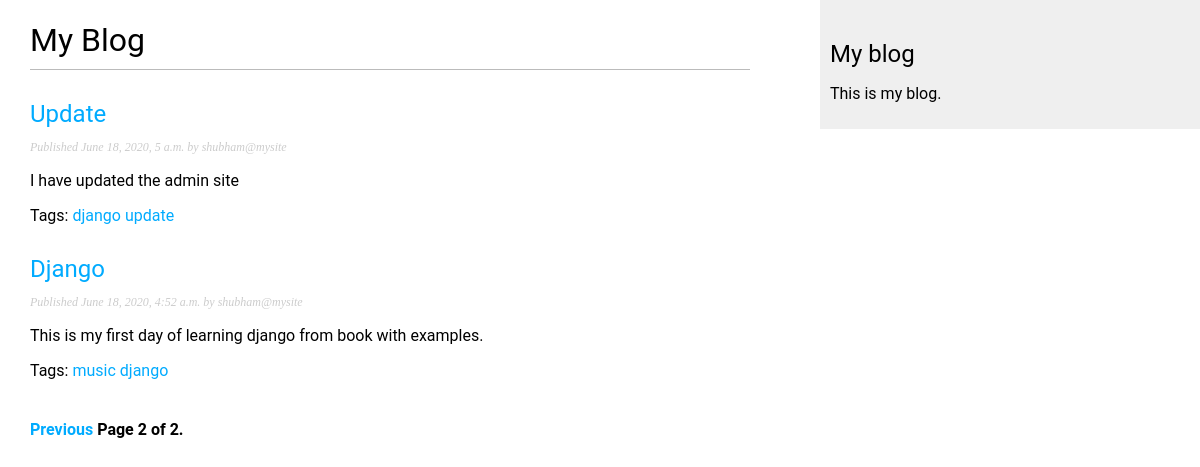
Screenshot of /blog/?page=2 with the database file from the repository.
### blog/models.py (models this page shows, shortened)
class Post(models.Model):
    STATUS_CHOICES = (
        ('draft','Draft'),
        ('published','Published'),
    )
    title = models.CharField(verbose_name="Title",max_length=250)
    slug = models.SlugField(verbose_name="Slug",max_length=250,unique_for_date='publish')
    author = models.ForeignKey(User,on_delete=models.CASCADE,verbose_name="Author",related_name="blog_posts")
    body = models.TextField()
    publish = models.DateTimeField(verbose_name="Publish",default=timezone.now)
    created = models.DateTimeField(verbose_name="Created At",auto_now_add=True)
    updated  = models.DateTimeField(verbose_name="Updated At",auto_now=True)
    status = models.CharField(verbose_name="Status",max_length=10,choices=STATUS_CHOICES,default='draft')
    tags = TaggableManager()
    objects = models.Manager()
    published = PublishedManager()
    class Meta:
        ordering = ('-publish',)
    def get_absolute_url(self):
        return reverse('blog:post_detail',args=[self.publish.year,self.publish.month,self.publish.day,self.slug])

### blog/views.py (the view)
# urls.py: path('',views.post_list,name='post_list'),
def post_list(request,tag_slug=None):
    object_list = Post.published.all()
    tag = None
    if tag_slug:
        tag = get_object_or_404(Tag,slug=tag_slug)
        object_list = Post.published.filter(tags__in=[tag])
    paginator = Paginator(object_list,3)
    page = request.GET.get('page')
    try:
        posts = paginator.page(page)
    except PageNotAnInteger:
        posts = paginator.page(1)
    except EmptyPage:
        posts = paginator.page(paginator.num_pages)
    context = {
        'page':page,
        'posts':posts,
        'tag':tag,
    }
    return render(request,'blog/post/list.html',context)

### blog/models.py (called while the page is built)
    def get_queryset(self):
        return super(PublishedManager,self).get_queryset().filter(status='published')

### blog/templates/blog/post/list.html (shortened to what this page needs)
{% extends "blog/base.html" %}
{% block content %}
  <h1>My Blog</h1>
  {% for post in posts %}
    <h2>
      <a href="{{ post.get_absolute_url }}">
        {{ post.title }}
      </a>
    </h2>
    <p class="date">
      Published {{ post.publish }} by {{ post.author }}
    </p>
    {{ post.body|truncatewords:30|linebreaks }}
    <p class="tags">
     Tags:
     {% for tag in post.tags.all %}
        <a href="{% url 'blog:post_list_by_tag' tag.slug %}">{{ tag.name }}</a>
     {% endfor %}
    </p>
  {% endfor %}
  {% include "pagination.html" with page=posts %}
{% endblock %}

### blog/static/css/blog.css (style rules this page uses)
body { margin:0; padding:0; font-family:Roboto; }
a { color:#00abff; text-decoration:none; }
h1 { font-weight:normal; border-bottom:1px solid #bbb; padding:0 0 10px 0; }
h2 { font-weight:normal; margin:30px 0 0; }
p.date { color:#ccc; font-family: georgia, serif; font-size: 12px; font-style: italic; }

### rows the page displays
Post: title "Update", publish "June 18, 2020, 5 a.m.", author "shubham@mysite", body "I have updated the admin site"
Tag: name "django"
Tag: name "update"
Post: title "Django", publish "June 18, 2020, 4:52 a.m.", author "shubham@mysite", body "This is my first day of learning django from book with examples."
Tag: name "music"

### other values shown
{{ page.number }} "2"
{{ page.paginator.num_pages }} "2"
